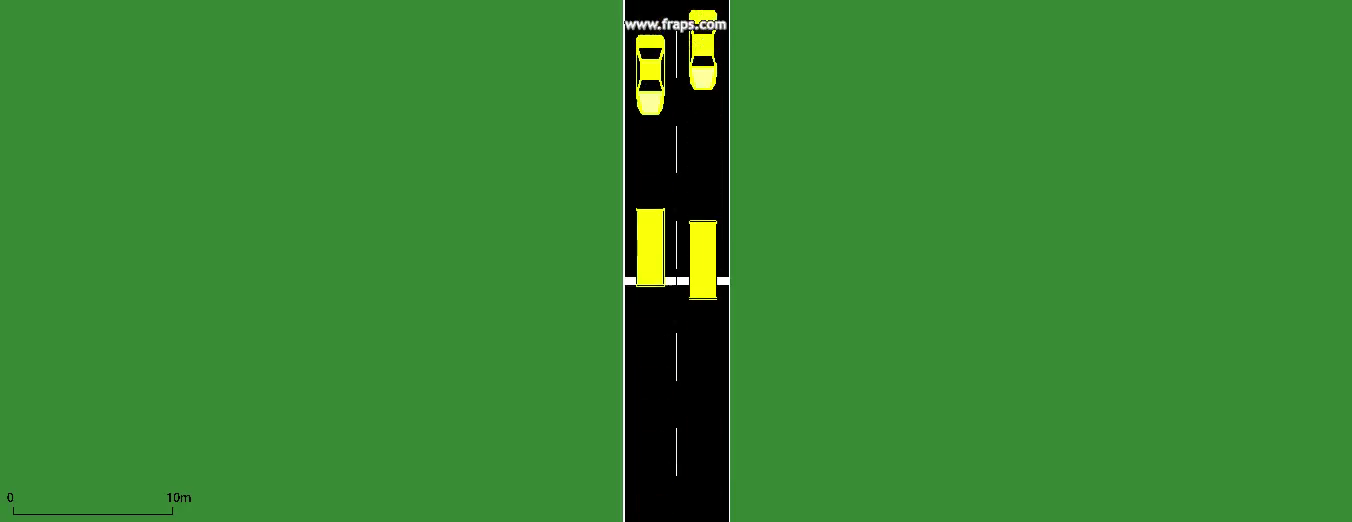
#> input picture frame 88 of maisum/datasets/SUMO1.mp4, 1352 x 522 px, given in place of artificial.avi, which was not available
$ python vehicle.counter.main.py   (older library calls are emulated)
#> lines starting #> are read from the running program, lines starting #| are printed output that depends on the picture; after the words box and inside, x2 and y2 are one past the last pixel; in counts of white or black regions, pixels touching at a corner belong together; pictures that were not available may be replaced by others from this repository, and a replacement may not be noted
### maisum/vehicle_counter.py
# -*- coding: utf-8 -*-

import logging
import math

import cv2
import numpy as np

# ============================================================================

CAR_COLOURS = [ (0,0,255), (0,106,255), (0,216,255), (0,255,182), (0,255,76)
    , (144,255,0), (255,255,0), (255,148,0), (255,0,178), (220,0,255) ]

# ============================================================================

MIN_MOTO_W = 21
MIN_CAR_W = 2
MIN_BIG_H = 90

class Vehicle(object):
    # [6 lines left out: function __init__, not called in this run]

    @property
    def last_position(self):
        return self.positions[-1]

    def add_position(self, new_position):
        self.positions.append(new_position)
        self.frames_since_seen = 0

    # [6 lines left out: function draw, not called in this run]


# ============================================================================

class VehicleCounter(object):
    def __init__(self, shape, divider):
        self.log = logging.getLogger("vehicle_counter")

        self.height, self.width = shape
        self.divider = divider

        self.vehicles = []
        self.next_vehicle_id = 0
        self.vehicle_count = 0
        self.motocycle_count = 0
        self.bigvehicle_count = 0
        self.car_count = 0
        self.max_unseen_frames = 7


    # [58 lines left out: functions get_vector, is_valid_vector, update_vehicle, not called in this run]


    def update_count(self, matches, output_image = None):
        self.log.debug("Updating count using %d matches...", len(matches))

        # First update all the existing vehicles
        for vehicle in self.vehicles:
            i = self.update_vehicle(vehicle, matches)
            if i is not None:
                del matches[i]

        # Add new vehicles based on the remaining matches
        for match in matches:
            contour, centroid = match
            #RAFAEL - CRIANDO UM NOVO VEICULO
            new_vehicle = Vehicle(self.next_vehicle_id, centroid)
            #RAFAEL - CLASSIFICANDO
            #print (contour[2]*contour[3]) #Imprimindo altura vs largura
            if contour[2]<=MIN_MOTO_W:
                new_vehicle.type = 2
            else:
                new_vehicle.type = 4
            # ----------------------
            self.next_vehicle_id += 1
            self.vehicles.append(new_vehicle)
            self.log.debug("Created new vehicle #%d from match (%d, %d)."
                , new_vehicle.id, centroid[0], centroid[1])

        # Count any uncounted vehicles that are past the divider
        for vehicle in self.vehicles:
            if not vehicle.counted and (vehicle.last_position[1] > self.divider):
                self.vehicle_count += 1
                vehicle.counted = True
                #RAFAEL - CLASSIFICAÇÃO
                if vehicle.type==2:
                    self.motocycle_count += 1
                else:
                    self.car_count += 1
                self.log.debug("Counted vehicle #%d (total count=%d)."
                    , vehicle.id, self.vehicle_count)


        # Optionally draw the vehicles on an image
        if output_image is not None:
            for vehicle in self.vehicles:
                vehicle.draw(output_image)

            cv2.putText(output_image, ("Motos: %02d" % self.motocycle_count), (100, 20)
                , cv2.FONT_HERSHEY_PLAIN, 0.7, (127, 255, 255), 1)
            cv2.putText(output_image, ("Carros: %02d" % self.car_count), (100, 10)
                , cv2.FONT_HERSHEY_PLAIN, 0.7, (127, 255, 255), 1)

        # Remove vehicles that have not been seen long enough
        removed = [ v.id for v in self.vehicles
            if v.frames_since_seen >= self.max_unseen_frames ]
        self.vehicles[:] = [ v for v in self.vehicles
            if not v.frames_since_seen >= self.max_unseen_frames ]
        for id in removed:
            self.log.debug("Removed vehicle #%d.", id)

        self.log.debug("Count updated, tracking %d vehicles.", len(self.vehicles))

### maisum/vehicle.counter.main.py
# -*- coding: utf-8 -*-
#http://www.pyimagesearch.com/2017/01/02/rotate-images-correctly-with-opencv-and-python/
import logging
import logging.handlers
import os
import time
import sys
import cv2
import numpy as np
import imutils

from vehicle_counter import VehicleCounter

# ============================================================================

IMAGE_DIR = "/home/rafael/dataset/images"
IMAGE_FILENAME_FORMAT = IMAGE_DIR + "/frame_%04d.png"

# Support either video file or individual frames
CAPTURE_FROM_VIDEO = True
if CAPTURE_FROM_VIDEO:
    IMAGE_SOURCE = "../datasets/artificial.avi" # Video file
else:
    IMAGE_SOURCE = IMAGE_FILENAME_FORMAT # Image sequence

# RAFAEL - PARAMETRO - Time to wait between frames, 0=forever
WAIT_TIME = 2 # 250 # ms

LOG_TO_FILE = True

# Colours for drawing on processed frames
DIVIDER_COLOUR = (255, 255, 0)
BOUNDING_BOX_COLOUR = (255, 0, 0)
CENTROID_COLOUR = (0, 0, 255)

# ============================================================================

def init_logging():
    main_logger = logging.getLogger()

    formatter = logging.Formatter(
        fmt='%(asctime)s.%(msecs)03d %(levelname)-8s [%(name)s] %(message)s'
        , datefmt='%Y-%m-%d %H:%M:%S')

    handler_stream = logging.StreamHandler(sys.stdout)
    handler_stream.setFormatter(formatter)
    main_logger.addHandler(handler_stream)

    if LOG_TO_FILE:
        handler_file = logging.handlers.RotatingFileHandler("debug.log"
            , maxBytes = 2**24
            , backupCount = 10)
        handler_file.setFormatter(formatter)
        main_logger.addHandler(handler_file)

    main_logger.setLevel(logging.DEBUG)
    #main_logger.propagate = False
    return main_logger

# ============================================================================

def save_frame(file_name_format, frame_number, frame, label_format):
    file_name = file_name_format % frame_number
    label = label_format % frame_number

    log.debug("Saving %s as '%s'", label, file_name)
    cv2.imwrite(file_name, frame)

# ============================================================================

# [8 lines left out: function get_centroid, not called in this run]

# ============================================================================

def detect_vehicles(fg_mask):
    log = logging.getLogger("detect_vehicles")

    #RAFAEL - PARAMETROS
    MIN_CONTOUR_WIDTH = 2
    MIN_CONTOUR_HEIGHT = 2

    # Find the contours of any vehicles in the image
    _,contours, hierarchy = cv2.findContours(fg_mask, cv2.RETR_EXTERNAL, cv2.CHAIN_APPROX_SIMPLE)

    log.debug("Found %d vehicle contours.", len(contours))

    matches = []
    for (i, contour) in enumerate(contours):
        (x, y, w, h) = cv2.boundingRect(contour)
        contour_valid = (w >= MIN_CONTOUR_WIDTH) and (h >= MIN_CONTOUR_HEIGHT)
        area = cv2.contourArea(contour)
        log.debug("Area,largura,altura do objeto: [%d][%d][%d]",area,w,h)
        log.debug("Contour #%d: pos=(x=%d, y=%d) size=(w=%d, h=%d) valid=%s"
            , i, x, y, w, h, contour_valid)

        if contour_valid:
            if w<=21: #RAFAEL - AJUSTAR PARÂMETRO
                log.debug("Moto identificada!")
            else:
                log.debug("Automovel identificado!")

        if not contour_valid:
            continue

        centroid = get_centroid(x, y, w, h)
        #RAFAEL - Aqui existe a chance de classificar!!
        matches.append(((x, y, w, h), centroid))
    return matches

# ============================================================================

def filter_mask(fg_mask):
    kernel = cv2.getStructuringElement(cv2.MORPH_ELLIPSE, (3, 3))

    # Fill any small holes
    #closing = cv2.morphologyEx(fg_mask, cv2.MORPH_CLOSE, kernel)
    # Remove noise
    #opening = cv2.morphologyEx(closing, cv2.MORPH_OPEN, kernel)

    #erosion = cv2.erode(opening,kernel,iterations = 2)

    # Dilate to merge adjacent blobs
    #dilation = cv2.dilate(opening, kernel, iterations = 2)

    dilation = cv2.dilate(fg_mask, None, iterations = 2)

    return dilation

# ============================================================================

def process_frame(frame_number, frame, bg_subtractor, car_counter):
    log = logging.getLogger("process_frame")

    # Create a copy of source frame to draw into
    processed = frame.copy()

    # Draw dividing line -- we count cars as they cross this line.
    cv2.line(processed, (0, car_counter.divider), (frame.shape[1], car_counter.divider), DIVIDER_COLOUR, 1)

    # Remove the background
    fg_mask = bg_subtractor.apply(frame, None, 0.01)
    fg_mask = filter_mask(fg_mask)
    #cv2.imshow("Branco e preto", fg_mask)
    save_frame(IMAGE_DIR + "/mask_%04d.png"
        , frame_number, fg_mask, "foreground mask for frame #%d")

    matches = detect_vehicles(fg_mask)

    font = cv2.FONT_HERSHEY_PLAIN
    #cv2.putText(processed,str(len(matches)),(10,50), font, 1, (200,255,155), 2)

    log.debug("Found %d valid vehicle contours.", len(matches))
    for (i, match) in enumerate(matches):
        contour, centroid = match

        log.debug("Valid vehicle contour #%d: centroid=%s, bounding_box=%s", i, centroid, contour)

        x, y, w, h = contour

        # Mark the bounding box and the centroid on the processed frame
        # NB: Fixed the off-by one in the bottom right corner
        cv2.rectangle(processed, (x, y), (x + w - 1, y + h - 1), BOUNDING_BOX_COLOUR, 1)
        # [7 lines of commented-out code are left out]
        cv2.circle(processed, centroid, 2, CENTROID_COLOUR, -1)

    log.debug("Updating vehicle count...")
    car_counter.update_count(matches, processed)

    return processed

# ============================================================================

def main():
    log = logging.getLogger("main")
    #print (cv2.__version__)
    log.debug("Creating background subtractor...")
    bg_subtractor = cv2.bgsegm.createBackgroundSubtractorMOG()

    log.debug("Pre-training the background subtractor...")
    default_bg = cv2.imread(IMAGE_FILENAME_FORMAT % 119)
    bg_subtractor.apply(default_bg, None, 1.0)

    car_counter = None # Will be created after first frame is captured

    # Set up image source
    log.debug("Initializing video capture device #%s...", IMAGE_SOURCE)
    cap = cv2.VideoCapture(IMAGE_SOURCE)

    frame_width = int(cap.get(3))
    frame_height = int(cap.get(4))

    log.debug("Video capture frame size=(w=%d, h=%d)", frame_width, frame_height)

    log.debug("Starting capture loop...")
    frame_number = -1
    x1 = 0
    x2 = 0
    y1 = 0
    y2 = 0
    while True:
        frame_number += 1
        log.debug("Capturing frame #%d...", frame_number)
        ret, frame = cap.read()
#> frame is the input picture: shape (522, 1352, 3); mean B, G, R 49.3, 132.5, 55.2
        for i in range(0,2,1):
            ret, frame = cap.read()
#> this loop made 2 passes
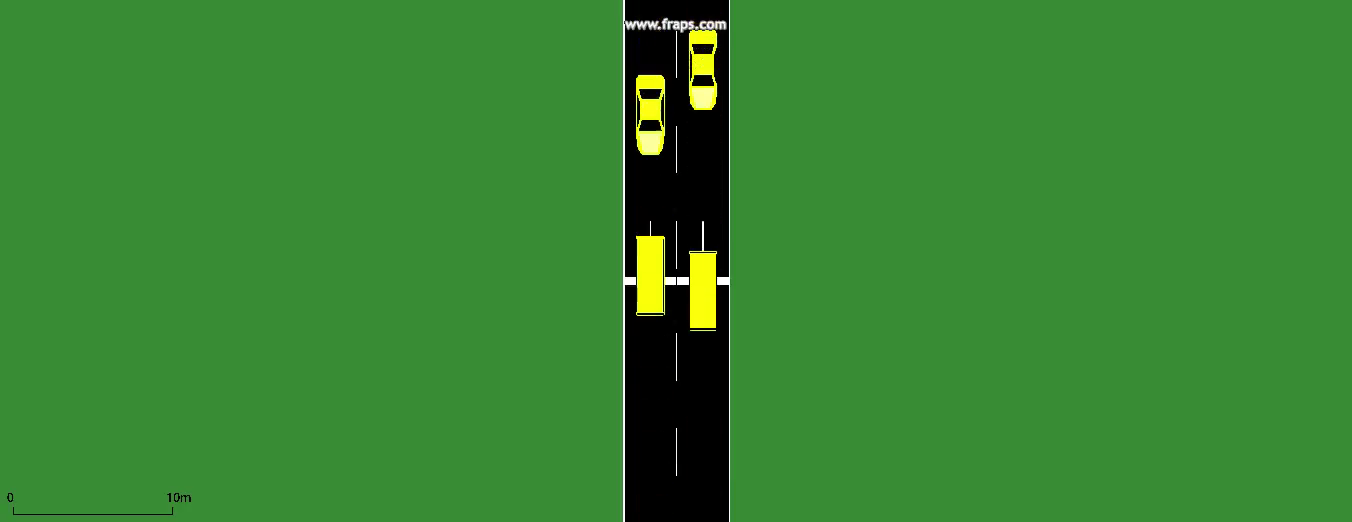
#> input picture frame 90 of maisum/datasets/SUMO1.mp4, 1352 x 522 px, given in place of artificial.avi, which was not available
        if not ret:
            log.error("Frame capture failed, stopping...")
            break
        #Redimensionando a imagem
        #frame= cv2.resize(frame,(0,0),fx=0.3,fy=0.3)
        #Girando a imagem 90 graus
        frame = imutils.rotate_bound(frame,90)
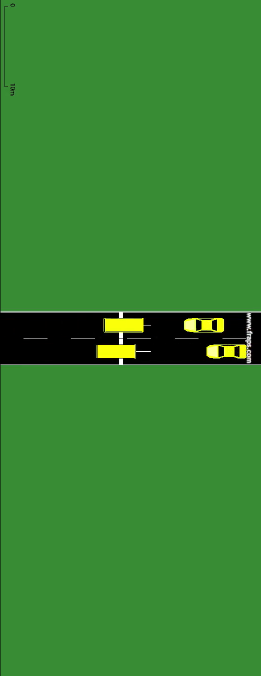
#> frame: shape (1352, 522, 3) (shown at 1/2 size); mean B, G, R 49.3, 132.3, 55.1
        '''if frame_number==0:
            bbox = cv2.selectROI(frame, False)
            #print (bbox)
            x1 = int(bbox[0])
            y1 = int(bbox[1])
            x2 = int(bbox[0]) + int(bbox[2])
            y2 = int(bbox[1]) + int(bbox[3])
            print("[%d a %d] [%d a %d]" % (y1,y2,x1,x2))
            print (frame.shape)
        '''
        # [5 lines of commented-out code are left out]
        log.debug("Got frame #%d: shape=%s", frame_number, frame.shape)

        if car_counter is None:
            # We do this here, so that we can initialize with actual frame size
            log.debug("Creating vehicle counter...")
            #RAFAEL - se tirar o /2 a imagem inteira é avaliada

            car_counter = VehicleCounter(frame.shape[:2], int(frame.shape[0]/2))

        # Archive raw frames from video to disk for later inspection/testing
        if CAPTURE_FROM_VIDEO:
            save_frame(IMAGE_FILENAME_FORMAT
                , frame_number, frame, "source frame #%d")

        log.debug("Processing frame #%d...", frame_number)
        processed = process_frame(frame_number, frame, bg_subtractor, car_counter)
#> in process_frame, `cv2.line(processed, (0, car_counter.divider), (frame.shape[1], car_cou..`:
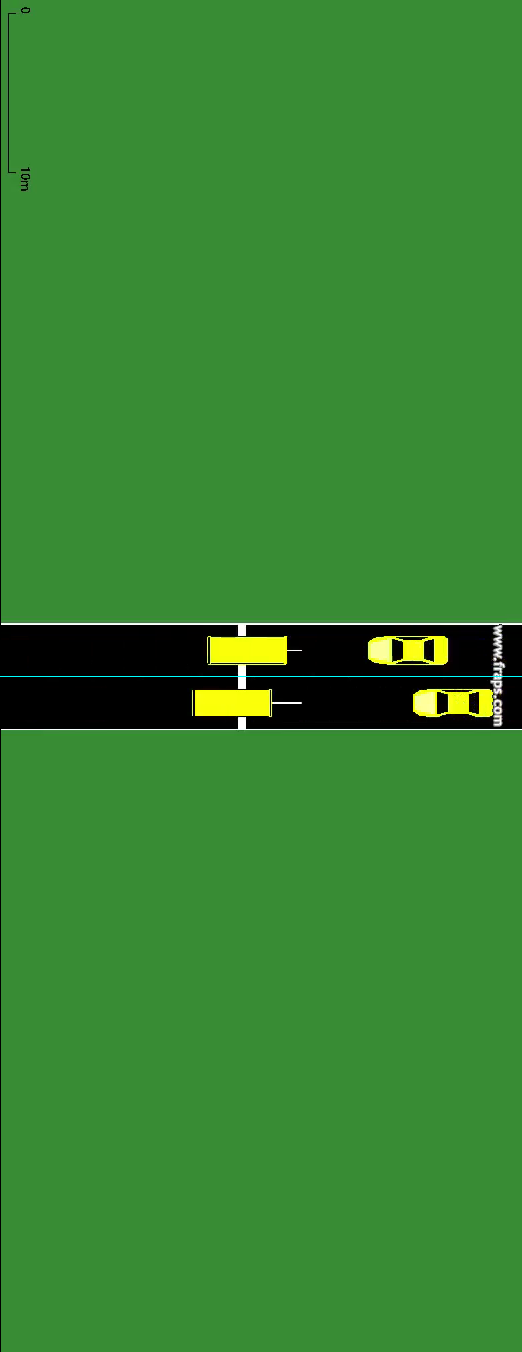
#> processed: shape (1352, 522, 3); 0.07% of pixels changed, all inside (x1, y1, x2, y2) = (0, 676, 522, 677)
#> in detect_vehicles, `_,contours, hierarchy = cv2.findContours(fg_mask, cv2.RETR_EXTERNAL, c..`: contours = []
#> after the loop in update_count, `for match in matches:`: self.next_vehicle_id = 0; self.vehicles = []
#> after the loop in update_count, `for vehicle in self.vehicles:`: self.car_count = 0
#> in update_count, `removed = [ v.id for v in self.vehicles if v.frames_since_seen >= self..`: removed = []
        #Girar novamente as imagens
        processed = imutils.rotate_bound(processed,-90)
#> processed: shape (522, 1352, 3)
        frame = imutils.rotate_bound(frame,-90)
#> frame: shape (522, 1352, 3)
        save_frame(IMAGE_DIR + "/processed_%04d.png"
            , frame_number, processed, "processed frame #%d")

        cv2.imshow('Source Image', frame)
        cv2.imshow('Processed Image', processed)

        log.debug("Frame #%d processed.", frame_number)

        c = cv2.waitKey(WAIT_TIME)
#> (key Esc is pressed here)
        if c == 27:
            log.debug("ESC detected, stopping...")
            break

    print ("Carros: %d " % car_counter.car_count)
#| Carros: 0
    print ("Motos: %d" % car_counter.motocycle_count)
#| Motos: 0
    log.debug("Closing video capture device...")
    cap.release()
    cv2.destroyAllWindows()
    log.debug("Done.")


# ============================================================================

if __name__ == "__main__":
    log = init_logging()
    #log.disabled = True
    #RAFAEL - PARAMETRO - Ligar ou não o log
    log.setLevel(logging.CRITICAL)
    #log.setLevel(logging.DEBUG)
    if not os.path.exists(IMAGE_DIR):
        log.debug("Creating image directory `%s`...", IMAGE_DIR)
        os.makedirs(IMAGE_DIR)

    main()

$ run again, starting later in the video
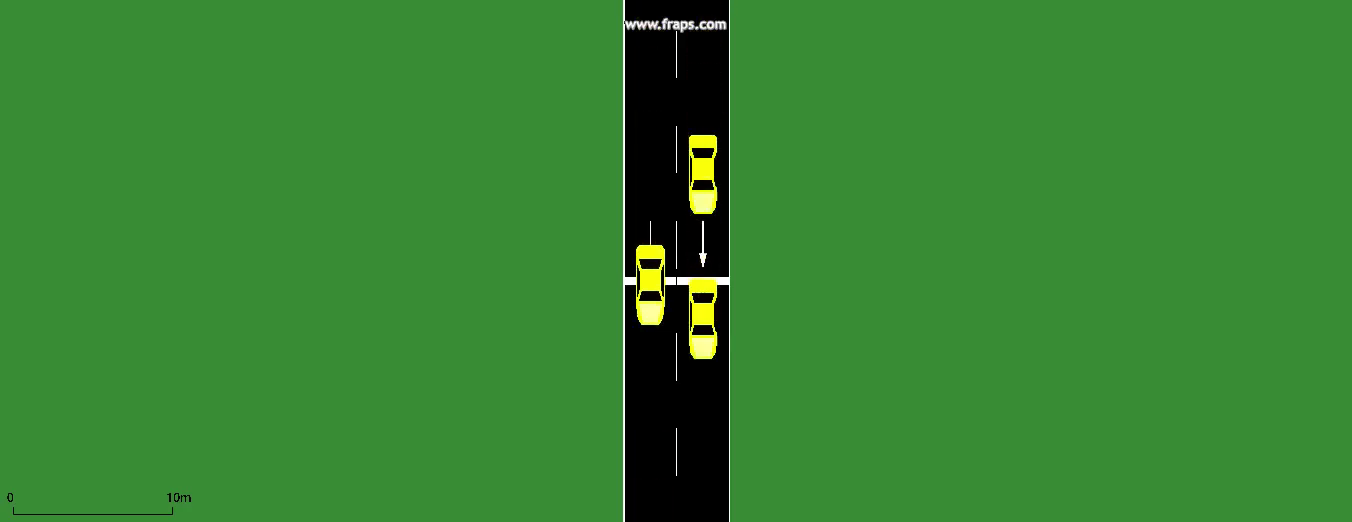
#> input picture frame 396 of maisum/datasets/SUMO1.mp4, 1352 x 522 px, given in place of artificial.avi, which was not available
#> in main, frame is the input picture: shape (522, 1352, 3); mean B, G, R 49.4, 131.7, 54.4
#> in main, `frame = imutils.rotate_bound(frame,90)`:
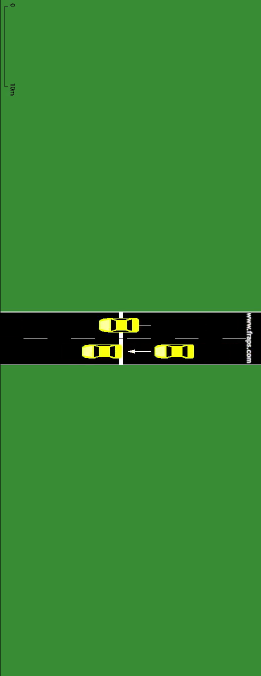
#> frame: shape (1352, 522, 3) (shown at 1/2 size); mean B, G, R 49.3, 131.5, 54.3
#> in process_frame, `cv2.line(processed, (0, car_counter.divider), (frame.shape[1], car_cou..`:
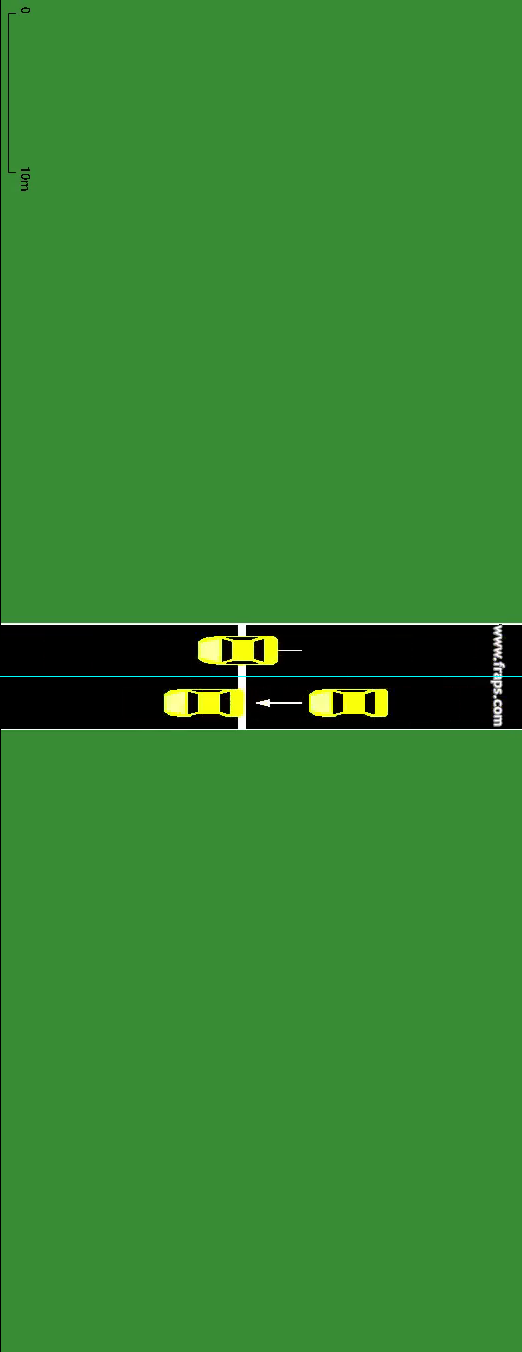
#> processed: shape (1352, 522, 3); 0.07% of pixels changed, all inside (x1, y1, x2, y2) = (0, 676, 522, 677)
#> fg_mask: shape (1352, 522); every value is 0
#> contours = []
#> after the loop in update_count, `for match in matches:`: self.next_vehicle_id = 0; self.vehicles = []
#> after the loop in update_count, `for vehicle in self.vehicles:`: self.car_count = 0
#> removed = []
#| Carros: 0
#| Motos: 0
